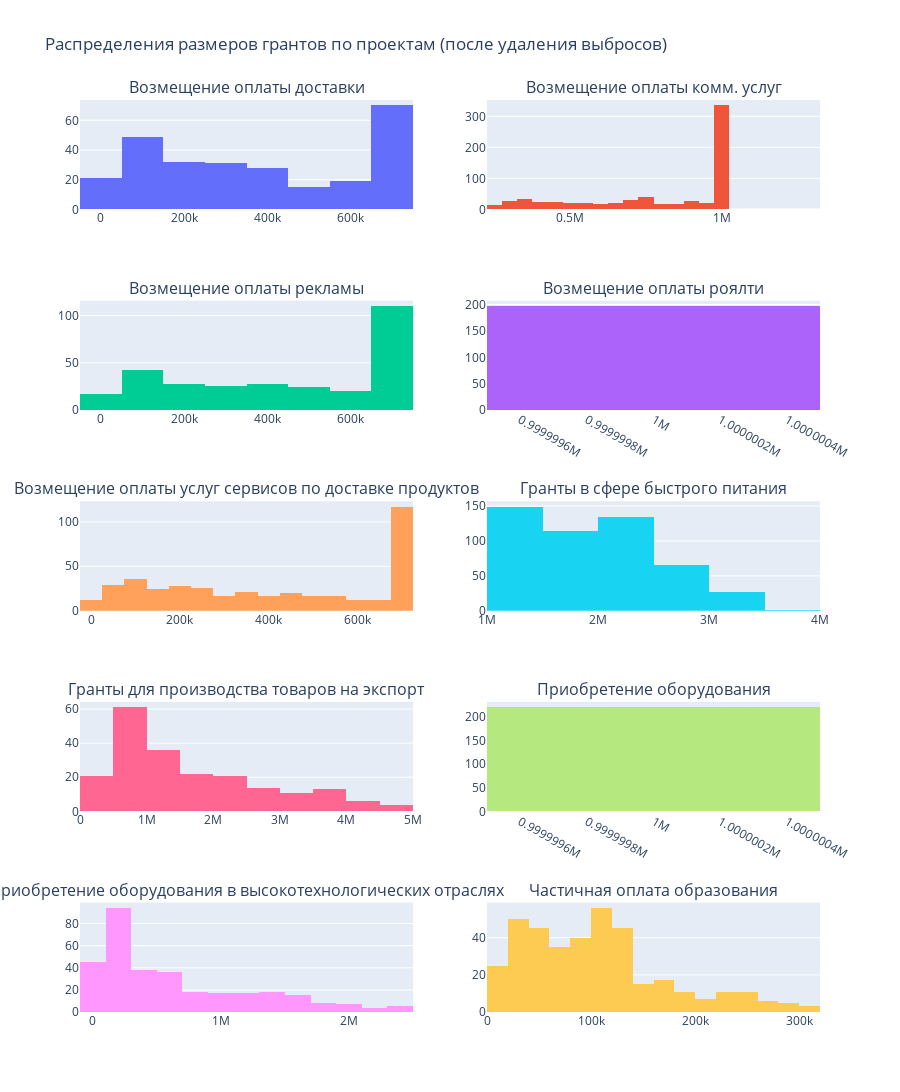

The notebook cell this image was saved under:
### Markdown cell above
Наибольший процент данных был исключен из проекта "Возмещение оплаты роялти" (48%), при этом есть проекты, в которых тест Хэмпеля не обнаружил выбросов.

Посмотрим на распределение данных без выбросов.

### Code cell
projects = list(df_no_outliers['project_name'].unique())

fig = make_subplots(rows=5,
                    cols=2,
                    shared_yaxes=False,
                    subplot_titles=projects)

row=1
col=1

for project in projects:
    fig.append_trace(go.Histogram(x=df_no_outliers[df_no_outliers['project_name'] == project]['amount'], name=project), row, col)

    if col % 2 == 0:
        row+=1
        col=0

    col+=1

fig.update_layout(title='Распределения размеров грантов по проектам (после удаления выбросов)',
                  height=1500,
                  coloraxis=dict(colorscale='Bluered_r'),
                  showlegend=False)
fig.show()

display(Image(filename='img/grants_distribution_by_project_no_outliers.png', width=800))

### Figure 1 — Plotly figure (JSON) as saved in the notebook; plotly's stock layout.template omitted (floating-point values rounded to 4 significant figures; data arrays with more than 128 entries replaced by an {"elided": "..."} marker saying what was removed)
{"data": [{"name": "Возмещение оплаты доставки", "type": "histogram", "x": {"elided": "265 float values"}, "xaxis": "x", "yaxis": "y"}, {"name": "Возмещение оплаты комм. услуг", "type": "histogram", "x": {"elided": "695 float values"}, "xaxis": "x2", "yaxis": "y2"}, {"name": "Возмещение оплаты рекламы", "type": "histogram", "x": {"elided": "294 float values"}, "xaxis": "x3", "yaxis": "y3"}, {"name": "Возмещение оплаты роялти", "type": "histogram", "x": {"elided": "197 int values"}, "xaxis": "x4", "yaxis": "y4"}, {"name": "Возмещение оплаты услуг сервисов по доставке продуктов", "type": "histogram", "x": {"elided": "406 float values"}, "xaxis": "x5", "yaxis": "y5"}, {"name": "Гранты в сфере быстрого питания", "type": "histogram", "x": {"elided": "490 int values"}, "xaxis": "x6", "yaxis": "y6"}, {"name": "Гранты для производства товаров на экспорт", "type": "histogram", "x": {"elided": "209 float values"}, "xaxis": "x7", "yaxis": "y7"}, {"name": "Приобретение оборудования", "type": "histogram", "x": {"elided": "220 int values"}, "xaxis": "x8", "yaxis": "y8"}, {"name": "Приобретение оборудования в высокотехнологических отраслях", "type": "histogram", "x": {"elided": "322 float values"}, "xaxis": "x9", "yaxis": "y9"}, {"name": "Частичная оплата образования", "type": "histogram", "x": {"elided": "382 float values"}, "xaxis": "x10", "yaxis": "y10"}], "layout": {"annotations": [{"font": {"size": 16}, "showarrow": false, "text": "Возмещение оплаты доставки", "x": 0.225, "xanchor": "center", "xref": "paper", "y": 1, "yanchor": "bottom", "yref": "paper"}, {"font": {"size": 16}, "showarrow": false, "text": "Возмещение оплаты комм. услуг", "x": 0.775, "xanchor": "center", "xref": "paper", "y": 1, "yanchor": "bottom", "yref": "paper"}, {"font": {"size": 16}, "showarrow": false, "text": "Возмещение оплаты рекламы", "x": 0.225, "xanchor": "center", "xref": "paper", "y": 0.78, "yanchor": "bottom", "yref": "paper"}, {"font": {"size": 16}, "showarrow": false, "text": "Возмещение оплаты роялти", "x": 0.775, "xanchor": "center", "xref": "paper", "y": 0.78, "yanchor": "bottom", "yref": "paper"}, {"font": {"size": 16}, "showarrow": false, "text": "Возмещение оплаты услуг сервисов по доставке продуктов", "x": 0.225, "xanchor": "center", "xref": "paper", "y": 0.56, "yanchor": "bottom", "yref": "paper"}, {"font": {"size": 16}, "showarrow": false, "text": "Гранты в сфере быстрого питания", "x": 0.775, "xanchor": "center", "xref": "paper", "y": 0.56, "yanchor": "bottom", "yref": "paper"}, {"font": {"size": 16}, "showarrow": false, "text": "Гранты для производства товаров на экспорт", "x": 0.225, "xanchor": "center", "xref": "paper", "y": 0.34, "yanchor": "bottom", "yref": "paper"}, {"font": {"size": 16}, "showarrow": false, "text": "Приобретение оборудования", "x": 0.775, "xanchor": "center", "xref": "paper", "y": 0.34, "yanchor": "bottom", "yref": "paper"}, {"font": {"size": 16}, "showarrow": false, "text": "Приобретение оборудования в высокотехнологических отраслях", "x": 0.225, "xanchor": "center", "xref": "paper", "y": 0.12, "yanchor": "bottom", "yref": "paper"}, {"font": {"size": 16}, "showarrow": false, "text": "Частичная оплата образования", "x": 0.775, "xanchor": "center", "xref": "paper", "y": 0.12, "yanchor": "bottom", "yref": "paper"}], "coloraxis": {"colorscale": [[0, "rgb(255,0,0)"], [1, "rgb(0,0,255)"]]}, "height": 1500, "showlegend": false, "title": {"text": "Распределения размеров грантов по проектам (после удаления выбросов)"}, "xaxis": {"anchor": "y", "domain": [0, 0.45]}, "xaxis10": {"anchor": "y10", "domain": [0.55, 1]}, "xaxis2": {"anchor": "y2", "domain": [0.55, 1]}, "xaxis3": {"anchor": "y3", "domain": [0, 0.45]}, "xaxis4": {"anchor": "y4", "domain": [0.55, 1]}, "xaxis5": {"anchor": "y5", "domain": [0, 0.45]}, "xaxis6": {"anchor": "y6", "domain": [0.55, 1]}, "xaxis7": {"anchor": "y7", "domain": [0, 0.45]}, "xaxis8": {"anchor": "y8", "domain": [0.55, 1]}, "xaxis9": {"anchor": "y9", "domain": [0, 0.45]}, "yaxis": {"anchor": "x", "domain": [0.88, 1]}, "yaxis10": {"anchor": "x10", "domain": [0, 0.12]}, "yaxis2": {"anchor": "x2", "domain": [0.88, 1]}, "yaxis3": {"anchor": "x3", "domain": [0.66, 0.78]}, "yaxis4": {"anchor": "x4", "domain": [0.66, 0.78]}, "yaxis5": {"anchor": "x5", "domain": [0.44, 0.56]}, "yaxis6": {"anchor": "x6", "domain": [0.44, 0.56]}, "yaxis7": {"anchor": "x7", "domain": [0.22, 0.34]}, "yaxis8": {"anchor": "x8", "domain": [0.22, 0.34]}, "yaxis9": {"anchor": "x9", "domain": [0, 0.12]}}}
